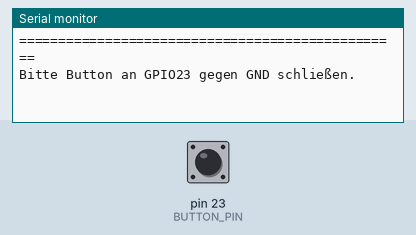
The sketch below on a simulated Arduino Mega 2560, built with avr-gcc and run on an emulated ATmega2560. On the bench: the last lines printed to the serial monitor. The inputs (shaded band) are chosen by the test bench; at power-on: pin 23 (BUTTON_PIN) HIGH.

Above: at 3.2 s.
3.3 s: pin 23 (BUTTON_PIN) pulled LOW for 0.15 s
At 4.1 s:
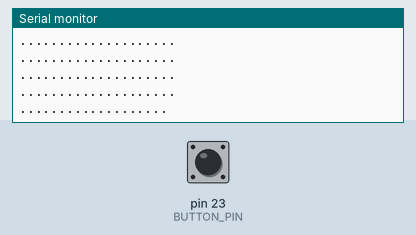
4.9 s: pin 23 (BUTTON_PIN) pulled LOW for 1 s
At 6.7 s:
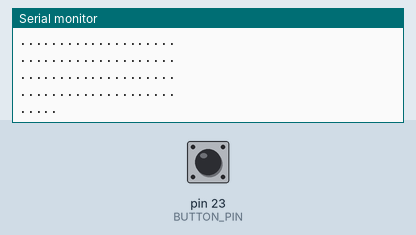
7.4 s: pin 23 (BUTTON_PIN) pulled LOW for 0.15 s
At 8.5 s:
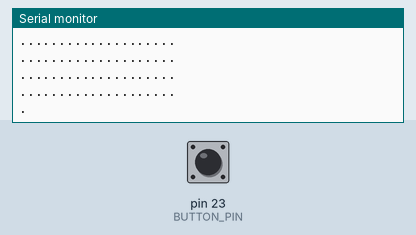

The sketch:

3-StatischeVariablen2.ino
```cpp
/**
 * Statische Variablen zum Debouncen eines Hardware-Buttons
 * ========================================================
 *
 * Dieses Beispiel zeigt, wie statische Variablen genutzt werden können, um einen einzelnen
 * Hardwarebutton zu debouncen. So simpel wie das Beispiel jedoch ist, desto mehr Probleme
 * hat es jedoch: Während dem Debouncing wird der aktuelle Task blockiert und es kann auf
 * diese Weise nur ein einziger Button abgefragt werden, da die statische Variable ja im
 * gesamten Programm nur einmal existiert.
 *
 * HINWEIS: Im Einparkhilfe-Beispiel für den Arduino Uno befindet sich eine erweiterte
 * Version der Funktion read_button(), die bis zu 20 Buttons unterscheiden kann.
 */

const int BUTTON_PIN = 23;    // Ganz oben rechts


bool read_button(int pin) {
  static bool debounced_value;
  auto current_value = digitalRead(pin);

  while (current_value != debounced_value) {
    delay(10);
    debounced_value = current_value;
    current_value = digitalRead(pin);
  }

  return current_value;
}


void setup() {
  delay(2000);
  Serial.begin(115200);
  Serial.print("\n=================================================\n");

  Serial.println("Bitte Button an GPIO23 gegen GND schließen.");

  pinMode(BUTTON_PIN, INPUT_PULLUP);
}

void loop() {
  static int i = 0;

  if (!read_button(BUTTON_PIN)) {
    i = ++i % 20;
    if (i == 0) Serial.println();

    Serial.print(".");
  }
}
```

Measured:
- after the input at 3.3 s, the serial monitor: prints a new line at once (image 1)
- after the input at 4.9 s, the serial monitor: prints a new line at once (image 2)
- after the input at 7.4 s, the serial monitor: prints a new line at once (image 3)
